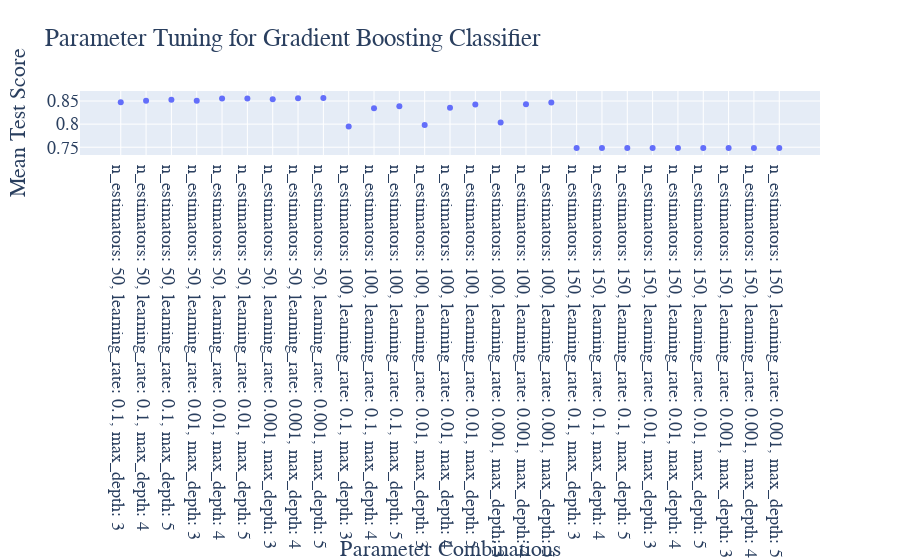

Here is the notebook cell this chart was saved with:
### Code cell
# 提取不同参数组合的得分
scores = grid_search.cv_results_["mean_test_score"]
# 提取参数组合列表
param_combinations = [f"n_estimators: {n_est}, learning_rate: {lr}, max_depth: {depth}"
                      for n_est in param_grid["n_estimators"]
                      for lr in param_grid["learning_rate"]
                      for depth in param_grid["max_depth"]]

# 绘制调参图像
trace = go.Scatter(x=param_combinations, y=scores, mode="markers")
layout = go.Layout(title="Parameter Tuning for Gradient Boosting Classifier",
                   xaxis=dict(title="Parameter Combinations"),
                   yaxis=dict(title="Mean Test Score"), font=dict(family='Times New Roman', size=18))
fig = go.Figure(data=[trace], layout=layout)
fig.write_html('Image/4_6_2_1.html')
fig.show()

### Figure 1 — Plotly figure (JSON) as saved in the notebook; plotly's stock layout.template omitted (floating-point values rounded to 4 significant figures)
{"data": [{"mode": "markers", "type": "scatter", "x": ["n_estimators: 50, learning_rate: 0.1, max_depth: 3", "n_estimators: 50, learning_rate: 0.1, max_depth: 4", "n_estimators: 50, learning_rate: 0.1, max_depth: 5", "n_estimators: 50, learning_rate: 0.01, max_depth: 3", "n_estimators: 50, learning_rate: 0.01, max_depth: 4", "n_estimators: 50, learning_rate: 0.01, max_depth: 5", "n_estimators: 50, learning_rate: 0.001, max_depth: 3", "n_estimators: 50, learning_rate: 0.001, max_depth: 4", "n_estimators: 50, learning_rate: 0.001, max_depth: 5", "n_estimators: 100, learning_rate: 0.1, max_depth: 3", "n_estimators: 100, learning_rate: 0.1, max_depth: 4", "n_estimators: 100, learning_rate: 0.1, max_depth: 5", "n_estimators: 100, learning_rate: 0.01, max_depth: 3", "n_estimators: 100, learning_rate: 0.01, max_depth: 4", "n_estimators: 100, learning_rate: 0.01, max_depth: 5", "n_estimators: 100, learning_rate: 0.001, max_depth: 3", "n_estimators: 100, learning_rate: 0.001, max_depth: 4", "n_estimators: 100, learning_rate: 0.001, max_depth: 5", "n_estimators: 150, learning_rate: 0.1, max_depth: 3", "n_estimators: 150, learning_rate: 0.1, max_depth: 4", "n_estimators: 150, learning_rate: 0.1, max_depth: 5", "n_estimators: 150, learning_rate: 0.01, max_depth: 3", "n_estimators: 150, learning_rate: 0.01, max_depth: 4", "n_estimators: 150, learning_rate: 0.01, max_depth: 5", "n_estimators: 150, learning_rate: 0.001, max_depth: 3", "n_estimators: 150, learning_rate: 0.001, max_depth: 4", "n_estimators: 150, learning_rate: 0.001, max_depth: 5"], "y": [0.8471, 0.8505, 0.8526, 0.8504, 0.8553, 0.8555, 0.8541, 0.8561, 0.8567, 0.7947, 0.8344, 0.8388, 0.7981, 0.8353, 0.8423, 0.8037, 0.8431, 0.8467, 0.7482, 0.7482, 0.7482, 0.7482, 0.7482, 0.7482, 0.7482, 0.7482, 0.7482]}], "layout": {"font": {"family": "Times New Roman", "size": 18}, "title": {"text": "Parameter Tuning for Gradient Boosting Classifier"}, "xaxis": {"title": {"text": "Parameter Combinations"}}, "yaxis": {"title": {"text": "Mean Test Score"}}}}
